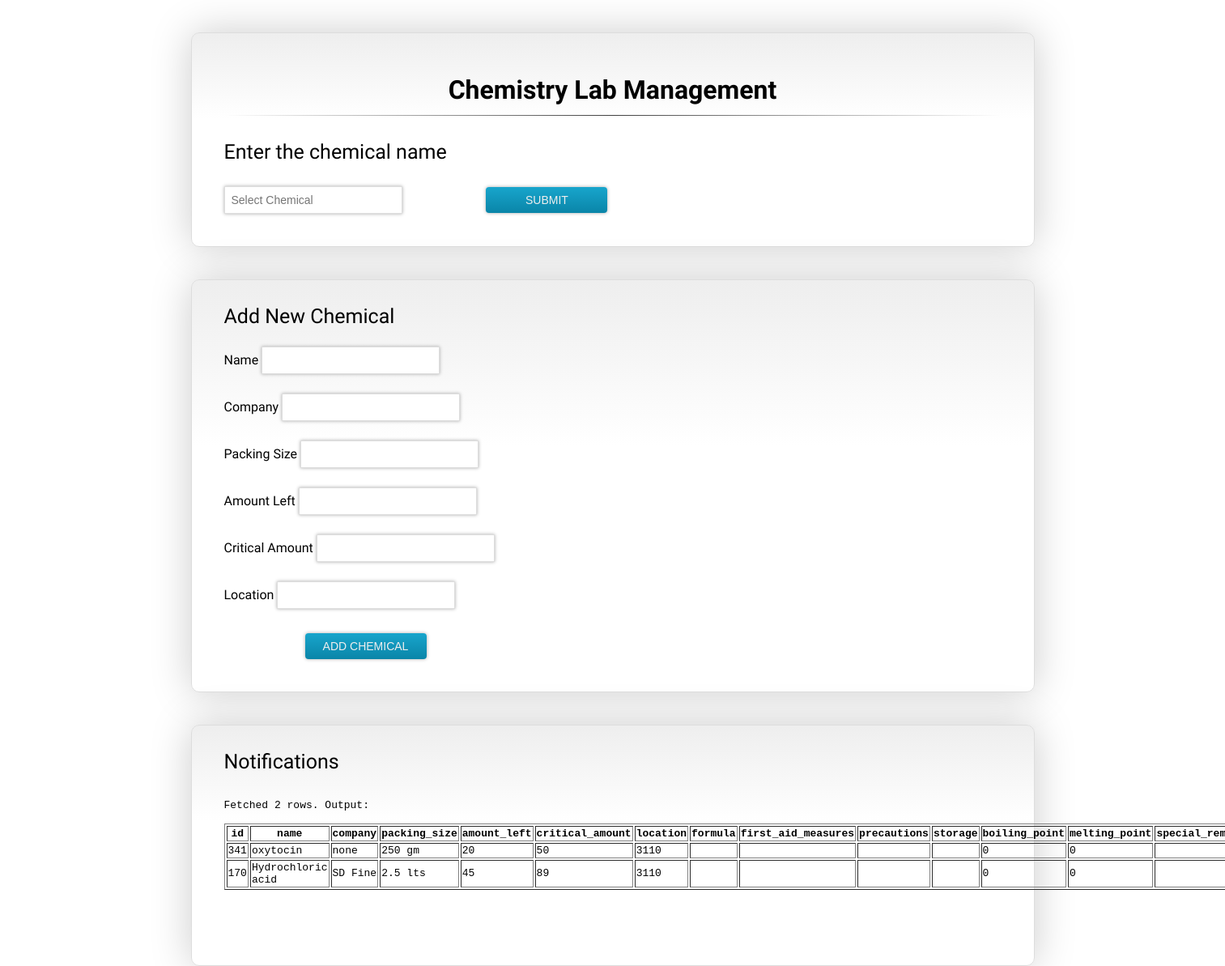
/lab_admin_screen.php (signed in), run on the app's committed database.
### tables this page shows
CREATE TABLE `chemicals` (
  `id` int(11) NOT NULL,
  `name` varchar(41) DEFAULT NULL,
  `company` varchar(35) DEFAULT NULL,
  `packing_size` varchar(19) DEFAULT NULL,
  `amount_left` varchar(11) DEFAULT NULL,
  `critical_amount` varchar(15) DEFAULT NULL,
  `location` varchar(8) DEFAULT NULL,
  `formula` varchar(50) NOT NULL,
  `first_aid_measures` longtext NOT NULL,
  `precautions` longtext NOT NULL,
  `storage` longtext NOT NULL,
  `boiling_point` float NOT NULL,
  `melting_point` float NOT NULL,
  `special_remarks_on_reactivity` longtext NOT NULL
);

### lab_admin_screen.php (the view, shortened to what this page needs)
<html>
	<head>
		<link href='css/style.css' rel='stylesheet' type='text/css'>
	</head>
	<body>
<form id="medadmin"  onsubmit="return ajaxForQuery();">
			<center>
				<h1>Chemistry Lab Management</h1>
				<hr />
			</center>
			<label for="sqlq" style="font-size:25px;">Enter the chemical name</label>
			<br /><br />
			<input type="text" id="default" name="sqlq" list="chemicals" placeholder="Select Chemical">
			<input type="submit" name="submit" value="Submit" class="submit" id="runsqlq"/>
</form>
<form id="medbuy" method="POST" action="addchemical.php">
	<label for="purchase" style="font-size:25px;">Add New Chemical</label>
	<br /><br />
	<label for="name">Name</label>
	<input type="text" name="name" required/>
	<br />
	<label for="company">Company</label>
	<input type="text" name="company" required/>
	<br />
	<label for="packingsize">Packing Size</label>
	<input type="text" name="packingsize" required/>
	<br />
	<label for="amountleft" class="desc">Amount Left</label>
	<input type="text" name="amountleft" pattern="[0-9]+" />
	<br />
	<label for="criticalamount" class="desc">Critical Amount</label>
	<input type="text" name="criticalamount" pattern="[0-9]+" />
	<br />
	<label for="saddr" class="desc">Location</label>
	<input type="text" name="location" />
	<br />
	<input type="submit" name="submit" value="Add Chemical" class="submit" id="buysub"/>
</form>
<form>
	<label for="purchase" style="font-size:25px;">Notifications</label>
	<br /><br />
	<?php
				$sqlq = mysql_query("SELECT * FROM chemicals WHERE amount_left!='' and amount_left<=critical_amount");
				$num_rows = mysql_num_rows($sqlq);
				echo "<pre>Fetched ".$num_rows." rows. Output:<br /><br />";
				echo "<table border=1><tr>";
				for($i = 0; $i < mysql_num_fields($sqlq); $i++)
				{
		    			$field_info = mysql_fetch_field($sqlq, $i);
					echo "<th>{$field_info->name}</th>";
				}
				echo "</tr>";
				while($row = mysql_fetch_row($sqlq))
				{
					echo "<tr>";
					foreach($row as $_column)
					{
						echo "<td contenteditable='true'>{$_column}</td>";
					}
					echo "</tr>";
				}
				echo "</table>";
	 ?>
</form>
	</body>
</html>

### css/style.css (style rules this page uses)
body { margin:0; padding:0; font-family: 'Graduate', Arial, cursive; font-weight:400; }
form { border: 1px solid #ddd; padding: 30px 40px 20px 40px; margin: 40px 0 0 0; width: 960px; height: auto; background: #fff; -webkit-border-radius: 10px; -moz-border-radius: 10px; border-radius: 10px; background: -webkit-gradient(linear, 0% 0%, 0% 40%, from(#EEE), to(#FFFFFF)); background: -moz-linear-gradient(0% 40% 90deg,#FFF, #EEE); -webkit-box-shadow:0px 0 50px #ccc; -moz-box-shadow:0px 0 50px #ccc; box-shadow:0px 0 50px #ccc; margin-left:auto; margin-right:auto; }
input { padding: 8px; margin: 4px 0 20px 0; background: #fff; width: 220px; font-size: 14px; color: #555; border: 1px #ddd solid; -webkit-box-shadow: 0px 0px 4px #aaa; -moz-box-shadow: 0px 0px 4px #aaa; box-shadow: 0px 0px 4px #aaa; -webkit-transition: background 0.3s linear; }
input.submit { width: 150px; color: #eee; text-transform: uppercase; margin-top: 10px; margin-left:100px; background-color: #18a5cc; border: none; -webkit-transition: -webkit-box-shadow 0.3s linear; -moz-border-radius: 4px; -webkit-border-radius: 4px; border-radius: 4px; background: -webkit-gradient(linear, 0% 0%, 0% 100%, from(#18a5cc), to(#0a85a8)); background: -moz-linear-gradient(25% 75% 90deg,#0a85a8, #18a5cc); }
hr { border: 0; height: 1px; margin-top:-10px; margin-bottom:30px; background-image: -webkit-linear-gradient(left, rgba(0,0,0,0), rgba(0,0,0,0.75), rgba(0,0,0,0)); background-image: -moz-linear-gradient(left, rgba(0,0,0,0), rgba(0,0,0,0.75), rgba(0,0,0,0)); background-image: -ms-linear-gradient(left, rgba(0,0,0,0), rgba(0,0,0,0.75), rgba(0,0,0,0)); background-image: -o-linear-gradient(left, rgba(0,0,0,0), rgba(0,0,0,0.75), rgba(0,0,0,0)); }

### data on the page
chemicals: id "341", name "oxytocin", company "none", packing_size "250 gm", amount_left "20", critical_amount "50", location "3110", _column "0"
chemicals: id "170", name "Hydrochloric acid", company "SD Fine", packing_size "2.5 lts", amount_left "45", critical_amount "89", location "3110", _column "0"

### other printed values
$num_rows "2"
$field_info->name "id"
$field_info->name "name"
$field_info->name "company"
$field_info->name "packing_size"
$field_info->name "amount_left"
$field_info->name "critical_amount"
$field_info->name "location"
$field_info->name "formula"
$field_info->name "first_aid_measures"
$field_info->name "precautions"
$field_info->name "storage"
$field_info->name "boiling_point"
$field_info->name "melting_point"
